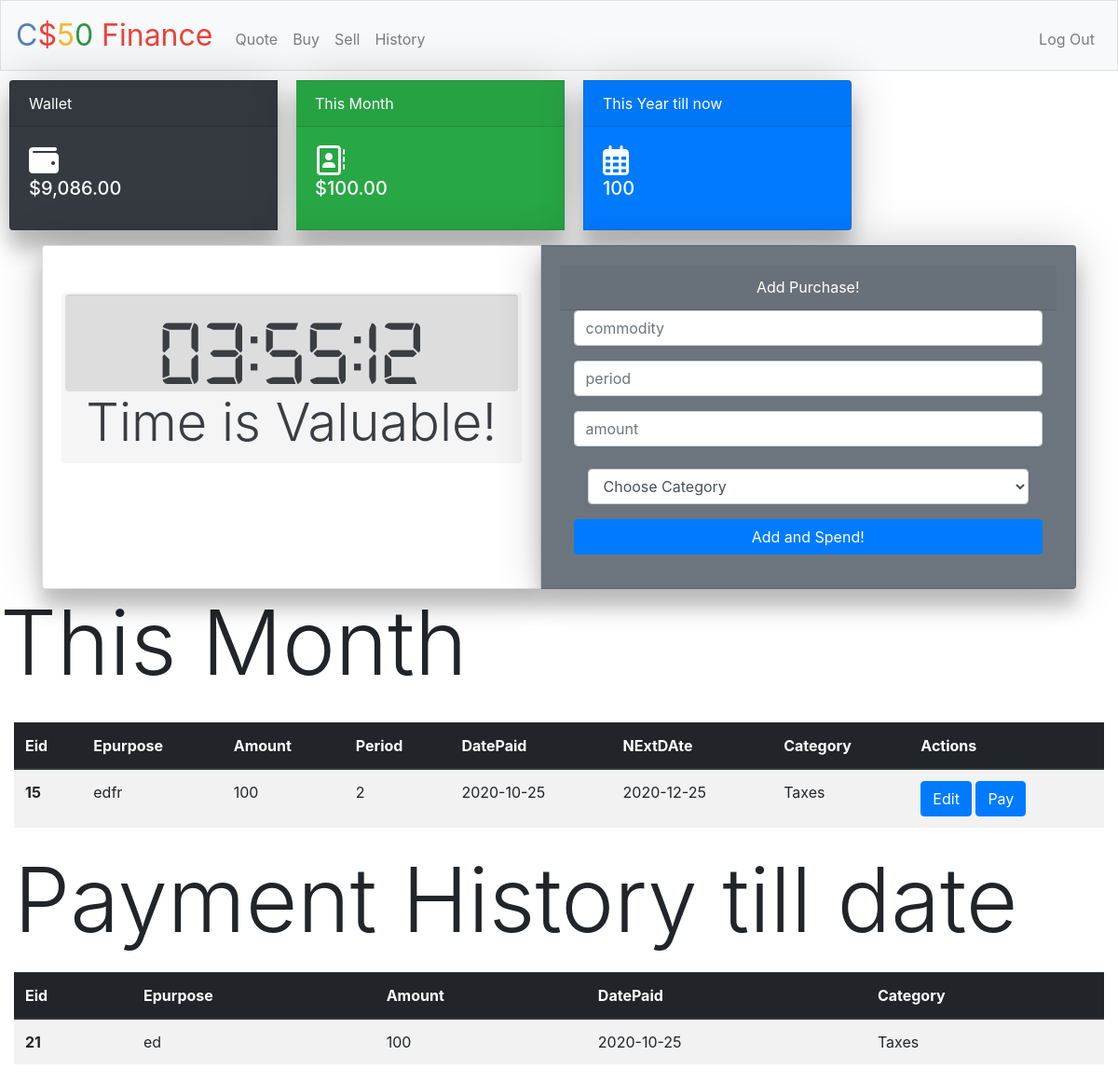
The page /education (signed in) on the database as committed earlier.
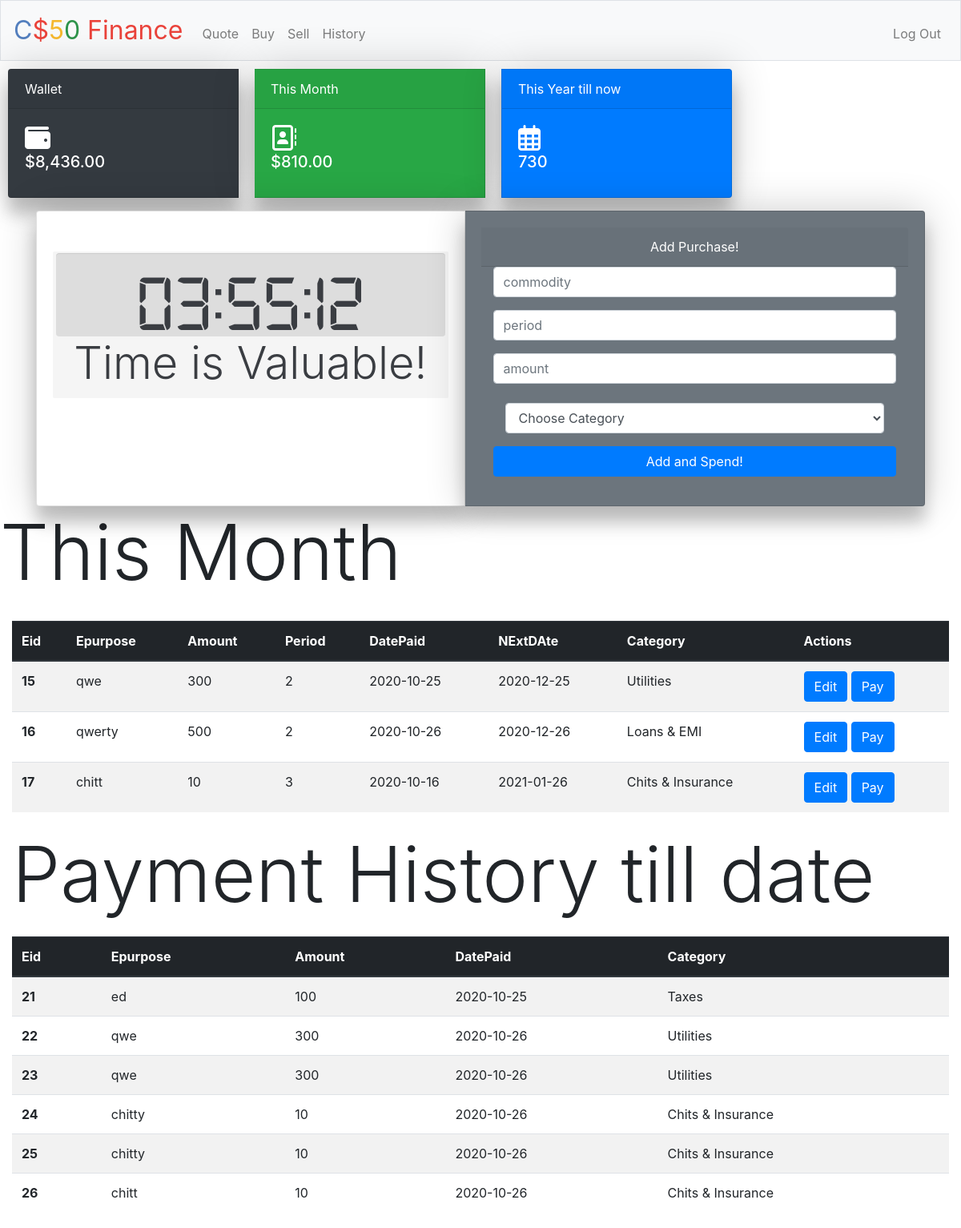
The same page on the database as committed later.
### tables this page shows
CREATE TABLE "education" (
	"eid"	INTEGER NOT NULL,
	"epurpose"	VARCHAR(30),
	"amount"	INTEGER,
	"datestamp"	date NOT NULL DEFAULT CURRENT_DATE,
	"period"	INTEGER,
	"duedate"	date NOT NULL,
	"user_id"	INTEGER,
	"status"	INTEGER NOT NULL DEFAULT 1,
	"category"	VARCHAR(30),
	PRIMARY KEY("eid" AUTOINCREMENT)
);

CREATE TABLE "paymenthistory" (
	"user_id"	INTEGER NOT NULL,
	"paymentpurpose"	VARCHAR(30),
	"amount"	INTEGER,
	"datestamp"	date NOT NULL DEFAULT CURRENT_DATE,
	"pay_id"	INTEGER NOT NULL,
	"category"	VARCHAR(30),
	"pid"	INTEGER,
	"eid"	INTEGER,
	PRIMARY KEY("pay_id" AUTOINCREMENT)
);

### app.py (the view)
@app.route("/education",methods=["GET", "POST"])
@login_required
def education():
    if request.method == "POST":
        epurpose = request.form.get("epurpose")
        amount = request.form.get("amount")
        period = request.form.get("period")
        category = request.form.get("category")
        try:
            amount = int(amount)
            period = int(period)
            category = str(category)
        except:
            return apology("please check your inputs")
        if not epurpose:
            return apology("Missing  commodity!")
        elif not amount:
            return apology("Missing number of shares!")
        elif int(amount)<= 0:
            return apology("enter a proper value")
        else:
            rows = db.execute("SELECT cash FROM users WHERE id=:id",id=session["user_id"])
            cash = rows[0]["cash"]
            updated_cash = cash - amount
            if updated_cash <0:
                return apology("cant afford")
            today = date.today()
            duedate = add_months(today,period)
            db.execute("UPDATE users SET cash=:updated_cash WHERE id=:id",updated_cash=updated_cash,id=session["user_id"])
            db.execute("INSERT INTO education (user_id,epurpose,amount,period,duedate,category) VALUES (:user_id,:epurpose,:amount,:period,:duedate,:category)",user_id=session["user_id"],epurpose=epurpose,amount=amount,period=period,duedate=duedate,category=category)
            temp_eid=db.execute("SELECT eid FROM education ORDER BY eid DESC LIMIT 1")
            temp_eid=temp_eid[0]["eid"]
            db.execute("INSERT INTO paymenthistory (user_id,amount,paymentpurpose,category,eid) VALUES (:user_id,:amount,:paymentpurpose,:category,:eid)",user_id=session["user_id"],amount=amount,paymentpurpose=epurpose,category=category,eid=temp_eid)
            flash("Educated!!")
            return redirect("/education")
    else:
            today = str(date.today())
            print(" PERSONAL TOODAY: ",today)
            today = today.split('-')
            print("SPLITEED",today)
            today_year = today[0]
            today_month= today[1]
            erows = db.execute("""SELECT eid,epurpose,amount,period,datestamp,duedate,status,category
            FROM education
            WHERE user_id = :user_id AND  strftime('%m', datestamp) = :today_month AND strftime('%Y', datestamp) = :today_year
            ORDER BY eid;
            """,user_id=session['user_id'],today_month=str(today_month),today_year=str(today_year))
            espendings = []
            grand_etotal =0
            for erow in erows:
                espendings.append({
                    "eid": erow["eid"],
                    "epurpose": erow["epurpose"],
                    "amount": erow["amount"],
                    "period": erow["period"],
                    "datestamp": erow["datestamp"],
                    "duedate": erow["duedate"],
                    "status" : erow["status"],
                    "category": erow["category"]
                })
                grand_etotal = grand_etotal + erow["amount"]
            cash = db.execute("SELECT cash FROM users WHERE id=:user_id",user_id=session["user_id"])
            cash = cash[0]["cash"]
            today=str(date.today())
            hprows = db.execute("""SELECT pay_id,paymentpurpose,amount,datestamp,category
            FROM paymenthistory
            WHERE user_id = :user_id AND category != "personal"
            ORDER BY pay_id;
            """,user_id=session['user_id'])
            hpspendings = []
            hpgrand_ptotal =0
            for hprow in hprows:
                hpspendings.append({
                    "payid": hprow["pay_id"],
                    "paymentpurpose": hprow["paymentpurpose"],
                    "amount": hprow["amount"],
                    "datestamp": hprow["datestamp"],
                    "category": hprow["category"]
                })
                hpgrand_ptotal = hpgrand_ptotal + hprow["amount"]
            return render_template("education.html",espendings=espendings, cash =usd(cash), grand_etotal=usd(grand_etotal),today=today,hpspendings=hpspendings,hpgrand_ptotal=hpgrand_ptotal)

### app.py (called while the page is built)
@app.after_request
def after_request(response):
    response.headers["Cache-Control"] = "no-cache, no-store, must-revalidate"
    response.headers["Expires"] = 0
    response.headers["Pragma"] = "no-cache"
    return response

### helpers.py (called while the page is built)
def login_required(f):
    @wraps(f)
    def decorated_function(*args, **kwargs):
        if session.get("user_id") is None:
            return redirect("/login")
        return f(*args, **kwargs)
    return decorated_function

def usd(value):
    return f"${value:,.2f}"

### templates/education.html (shortened to what this page needs)
{% extends "layout.html" %} {% block title %} Log In {% endblock %} {% block main %}
<div class="card-group">
    <div class="card text-white bg-dark mb-3" style="max-width: 18rem; margin: 10px;">
        <div class="card-header">Wallet</div>
        <div class="card-body">
            <i class="fas fa-wallet" style="font-size: xx-large;"></i>
            <span><h5 class="card-title">{{cash}}</h5></span>
        </div>
    </div>
    <div class="card text-white bg-success mb-3" style="max-width: 18rem; margin: 10px;">
        <div class="card-header">This Month</div>
        <div class="card-body">
            <i class="far fa-address-book" style="font-size: xx-large;"></i>
            <span><h5 class="card-title">{{grand_etotal}}</h5></span>
        </div>
    </div>
    <div class="card text-white bg-primary mb-3" style="max-width: 18rem; margin: 10px;">
        <div class="card-header">This Year till now</div>
        <div class="card-body">
            <i class="far fa-calendar-alt" style="font-size: xx-large;"></i>
            <span><h5 class="card-title">{{hpgrand_ptotal}}</h5></span>
        </div>
    </div>
</div>
<div class="card-group container">
    <div class="card wrapper" style="max-width: 40rem; ">
        <div class="card-body">
            <div class="clock-wrap container">
                <div class="clock">
                    <div class="clock__time ">
                    </div>
                </div>
                <h3 class="display-4">Time is Valuable!</h1>
            </div>
        </div>
    </div>
    <form action="/education" method="post" class="card text-white bg-secondary text-center container card-body" style="max-width: 80vw">
        <div class="card-header">Add Purchase!</div>
        <div class="form-group container">
            <input autocomplete="off" autofocus class="form-control" name="epurpose" placeholder="commodity" type="text">
        </div>
        <div class="form-group container">
            <input class="form-control" name="period" placeholder="period" type="number">
        </div>
        <div class="form-group container">
            <input class="form-control" name="amount" placeholder="amount" type="number">
            <div class="form-group container ">
                <select id="inputState" class="form-control container" name="category">
        <option selected>Choose Category</option>
      </select>
            </div>
            <button class="btn btn-primary container" type="pspend">Add and Spend!</button>
    </form>
    </div>
<h1 class="display-1">This Month</h1>
<main class="container-fluid">
    <table class="table table-striped  table-hover table-primay">
        <thead class="thead-dark">
            <tr>
                <th scope="col">Eid</th>
                <th scope="col">Epurpose</th>
                <th scope="col">Amount</th>
                <th scope="col">Period</th>
                <th scope="col">DatePaid</th>
                <th scope="col">NExtDAte</th>
                <th scope="col">Category</th>
                <th scope="col">Actions</th>
            </tr>
        </thead>
        <tbody>
            {% for espending in espendings: %}
            <tr>
                <th scope="row">{{espending["eid"]}}</th>
                <td>{{espending["epurpose"]}}</td>
                <td>{{espending["amount"]}}</td>
                <td>{{espending["period"]}}</td>
                <td>{{espending["datestamp"]}}</td>
                <td>{{espending["duedate"]}}</td>
                <td>{{espending["category"]}}</td>
                <td>
                    <button type="button" class="btn btn-primary" data-toggle="modal" data-target="#exampleModal" data-whatever="{{espending['epurpose']}}" data-link="/education/edit/{{espending['eid']}}" data-amount="{{espending['amount']}}" data-period="{{espending['period']}}"
                        data-datestamp="{{espending['datestamp']}}" data-status="{{espending['status']}}" data-category="{{espending['category']}}">Edit</button>
                    <button type="button" class="btn btn-primary" data-toggle="modal" data-target="#exampleModal2" data-whatever="{{espending['epurpose']}}" data-link="/education/pay/{{espending['eid']}}" data-amount="{{espending['amount']}}" data-period="{{espending['period']}}"
                        data-datestamp="{{today}}" data-status="{{espending['status']}}">Pay</button>
                </td>
            </tr>
            {% endfor %}
    </table>
    <h1 class="display-1 " style="border-style: none">Payment History till date</h1>
    <table class="table table-striped  table-hover">
        <thead class="thead-dark">
            <tr>
                <th scope="col">Eid</th>
                <th scope="col">Epurpose</th>
                <th scope="col">Amount</th>
                <th scope="col">DatePaid</th>
                <th scope="col">Category</th>
            </tr>
        </thead>
        {% for hpspending in hpspendings: %}
        <tr>
            <th scope="row">{{hpspending["payid"]}}</th>
            <td>{{hpspending["paymentpurpose"]}}</td>
            <td>{{hpspending["amount"]}}</td>
            <td>{{hpspending["datestamp"]}}</td>
            <td>{{hpspending["category"]}}</td>
        </tr>
        {% endfor %}
    </table>
</main>
{% endblock %}

### templates/layout.html (shortened to what this page needs)
<!DOCTYPE html>
<html lang="en">
    <head>
        <link href="https://maxcdn.bootstrapcdn.com/bootstrap/4.1.3/css/bootstrap.min.css" rel="stylesheet">
        <link href="/static/styles.css" rel="stylesheet">
    </head>
    <body>
        <nav class="navbar navbar-expand-md navbar-light bg-light border">
            <a class="navbar-brand" href="/"><span class="blue">C</span><span class="red">$</span><span class="yellow">5</span><span class="green">0</span> <span class="red">Finance</span></a>
            <div class="collapse navbar-collapse" id="navbar">
                {% if session.user_id %}
                    <ul class="navbar-nav mr-auto mt-2">
                        <li class="nav-item"><a class="nav-link" href="/quote">Quote</a></li>
                        <li class="nav-item"><a class="nav-link" href="/buy">Buy</a></li>
                        <li class="nav-item"><a class="nav-link" href="/sell">Sell</a></li>
                        <li class="nav-item"><a class="nav-link" href="/history">History</a></li>
                    </ul>
                    <ul class="navbar-nav ml-auto mt-2">
                        <li class="nav-item"><a class="nav-link" href="/logout">Log Out</a></li>
                    </ul>
                {% else %}
                    <ul class="navbar-nav ml-auto mt-2">
                        <li class="nav-item"><a class="nav-link" href="/register">Register</a></li>
                        <li class="nav-item"><a class="nav-link" href="/login">Log In</a></li>
                    </ul>
                {% endif %}
            </div>
        </nav>
            {% block main %}{% endblock %}
    </body>
</html>

### static/styles.css (style rules this page uses)
nav .navbar-brand { font-size: xx-large; }
.card { box-shadow: 0 20px 20px rgba(0, 0, 0, 0.2), 0px 0px 50px rgba(0, 0, 0, 0.2); }
.table { margin-top: 20px; margin-bottom: 20px; }
nav .navbar-brand .blue { color: #537fbe; }
nav .navbar-brand .red { color: #ea433b; }
nav .navbar-brand .yellow { color: #f5b82e; }
nav .navbar-brand .green { color: #2e944b; }
main { overflow-x: auto; }
.clock-wrap { background-color: #F5F5F5; padding: 0.11rem 0.22rem; margin-top: 30px; display: inline-block; box-sizing: border-box; border-radius: 0.11rem; color: #3A3D42; text-align: center; }
.clock { text-align: center; box-shadow: 0px 0.055rem 0.055rem rgba(0, 0, 0, 0.08) inset; background-color: #DDD; border-radius: 4px; padding: 0.1rem 0.2rem; pointer-events: none; -webkit-user-select: none; -moz-user-select: none; user-select: none; }

Rows that differ between the two databases and show on the page:
changed education id 15: epurpose "edfr" → "qwe"; amount "100" → "300"; category "Taxes" → "Utilities"
added education: eid "16", epurpose "qwerty", amount "500", period "2", datestamp "2020-10-26", duedate "2020-12-26", category "Loans & EMI"
added education: eid "17", epurpose "chitt", amount "10", period "3", datestamp "2020-10-16", duedate "2021-01-26", category "Chits & Insurance"
added paymenthistory: payid "22", paymentpurpose "qwe", amount "300", datestamp "2020-10-26", category "Utilities"
added paymenthistory: payid "23", paymentpurpose "qwe", amount "300", datestamp "2020-10-26", category "Utilities"
added paymenthistory: payid "24", paymentpurpose "chitty", amount "10", datestamp "2020-10-26", category "Chits & Insurance"
added paymenthistory: payid "25", paymentpurpose "chitty", amount "10", datestamp "2020-10-26", category "Chits & Insurance"
added paymenthistory: payid "26", paymentpurpose "chitt", amount "10", datestamp "2020-10-26", category "Chits & Insurance"
Other text that changed with them:
{{ cash }}: "$9,086.00" → "$8,436.00"
{{ grand_etotal }}: "$100.00" → "$810.00"
{{ hpgrand_ptotal }}: "100" → "730"
